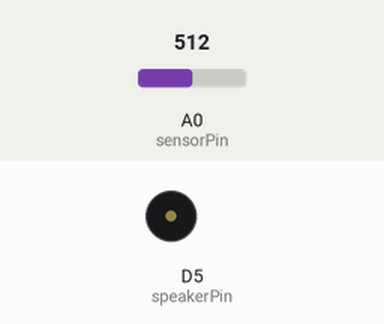
This sketch was run on a simulated ESP8266 (Wemos D1 mini). Parts: buzzer (waves = sounding, pin HIGH). The test bench sets the inputs (shaded band); at power-on: A0 (sensorPin) = 512. WiFi joins after 1.5 s; servers stay silent unless stated; uploads are accepted with an empty reply; what the sketch prints to the serial monitor is not drawn.

Above: at 3.2 s.
3.3 s: A0 (sensorPin) set to 483
At 5.1 s:
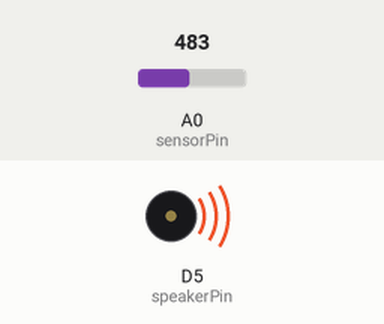
8.1 s: A0 (sensorPin) set to 490
Timing chart, 0 to 15.9 s (numbered marks = the images above; inputs shaded):
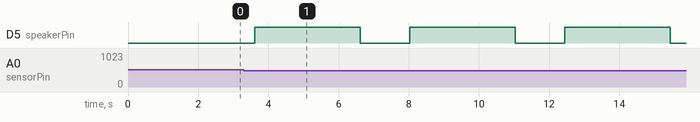

The sketch:

wemos_esp8266_send_wa.ino
```cpp
#include <ESP8266WiFi.h>
#include <ESP8266HTTPClient.h>
#include "base64.h"

// Setup WiFi network
const char* ssid = "*********";
const char* password = "**********";

// read sensor
const int sensorPin = A0;
int speakerPin = D5;
int state = 0;

// Twilio Parameter
String account_sid = "*********************************";
String auth_token = "********************************";
String from = "*************";
String to = "***********";
String body = "Ada penyusup masuk kerumah mu!";

void setup() {
  Serial.begin(115200);

  WiFi.begin(ssid, password);

  pinMode(sensorPin, INPUT);
  pinMode(speakerPin, OUTPUT);

  while (WiFi.status() != WL_CONNECTED) {
    delay(1000);
    Serial.println("Connecting to WiFi..");
  }

  Serial.println("Connected to WiFi");
}

void loop() {
  state = analogRead(sensorPin);

  if (state < 500) {
    if (WiFi.status() == WL_CONNECTED) { // Check the current connection status
      WiFiClient client;
      HTTPClient http;

      String link = "http://rifqi123.pythonanywhere.com/sendwa?account_sid=" + account_sid + "&auth_token=" + auth_token + "&to_wa=" + to + "&from_wa=" + from + "&body_message=" + body;

      http.begin(client, link); // Updated to use WiFiClient
      int httpCode = http.GET();
      Serial.println(httpCode);

      if (httpCode > 0) { // Check for the returning code
        String payload = http.getString();
        Serial.println(link);
        Serial.println(httpCode);
        Serial.println(payload);
      } else {
        Serial.println("Error on HTTP request");
      }
      http.end();
    }
    digitalWrite(speakerPin, HIGH);
    delay(3000);
    digitalWrite(speakerPin, LOW);
    delay(1000);
  }
  delay(200);
}
```

Measured:
- the behaviour switches between 500 and 499 on A0 (sensorPin) (found by bisection; images 0 and 1)
- after the input at 3.3 s, D5 (speakerPin): LOW → HIGH after 0.32 s, → LOW 3.0 s later, → HIGH 1.4 s later
